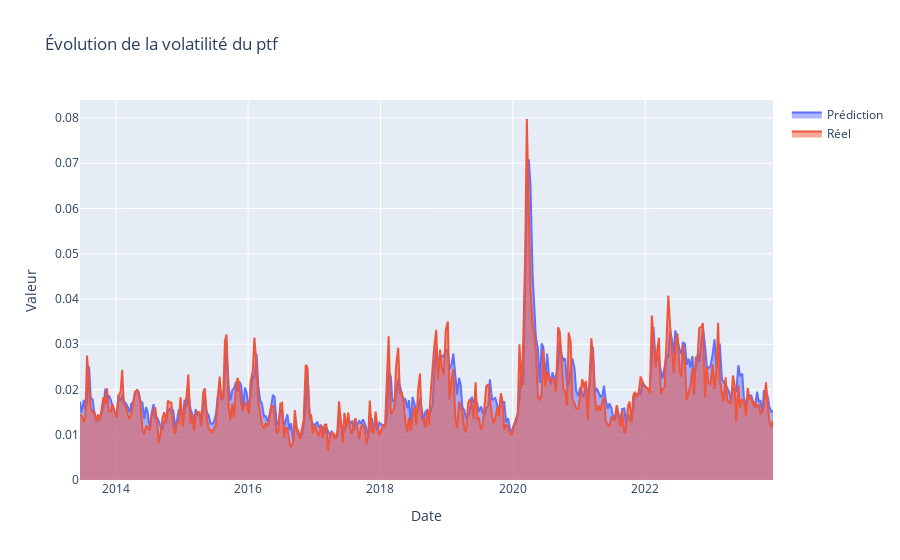

Notebook code for this chart:
### Code cell
fig = go.Figure()

# Ajout de la série financière
fig.add_trace(go.Scatter(x = portfolio_avg_predictions.Date, 
                         y = portfolio_avg_predictions['Prediction'],
                         mode = 'lines',
                         name ='Prédiction', 
                         fill = "tozeroy"))

fig.add_trace(go.Scatter(x = portfolio_avg_predictions.Date, 
                         y = portfolio_avg_predictions['Volatility'],
                         mode = 'lines',
                         name ='Réel', 
                         fill = "tozeroy"))

# Mise à jour des titres
fig.update_layout(title="Évolution de la volatilité du ptf",
                  xaxis_title='Date',
                  yaxis_title='Valeur')

# Affichage du graphique
fig.show()

### Figure 1 — Plotly figure (JSON) as saved in the notebook; plotly's stock layout.template omitted (floating-point values rounded to 4 significant figures; data arrays with more than 128 entries replaced by an {"elided": "..."} marker saying what was removed)
{"data": [{"fill": "tozeroy", "mode": "lines", "name": "Prédiction", "x": {"elided": "378 str values"}, "y": {"elided": "378 float values"}, "type": "scatter"}, {"fill": "tozeroy", "mode": "lines", "name": "Réel", "x": {"elided": "378 str values"}, "y": {"elided": "378 float values"}, "type": "scatter"}], "layout": {"title": {"text": "Évolution de la volatilité du ptf"}, "xaxis": {"title": {"text": "Date"}}, "yaxis": {"title": {"text": "Valeur"}}}}
